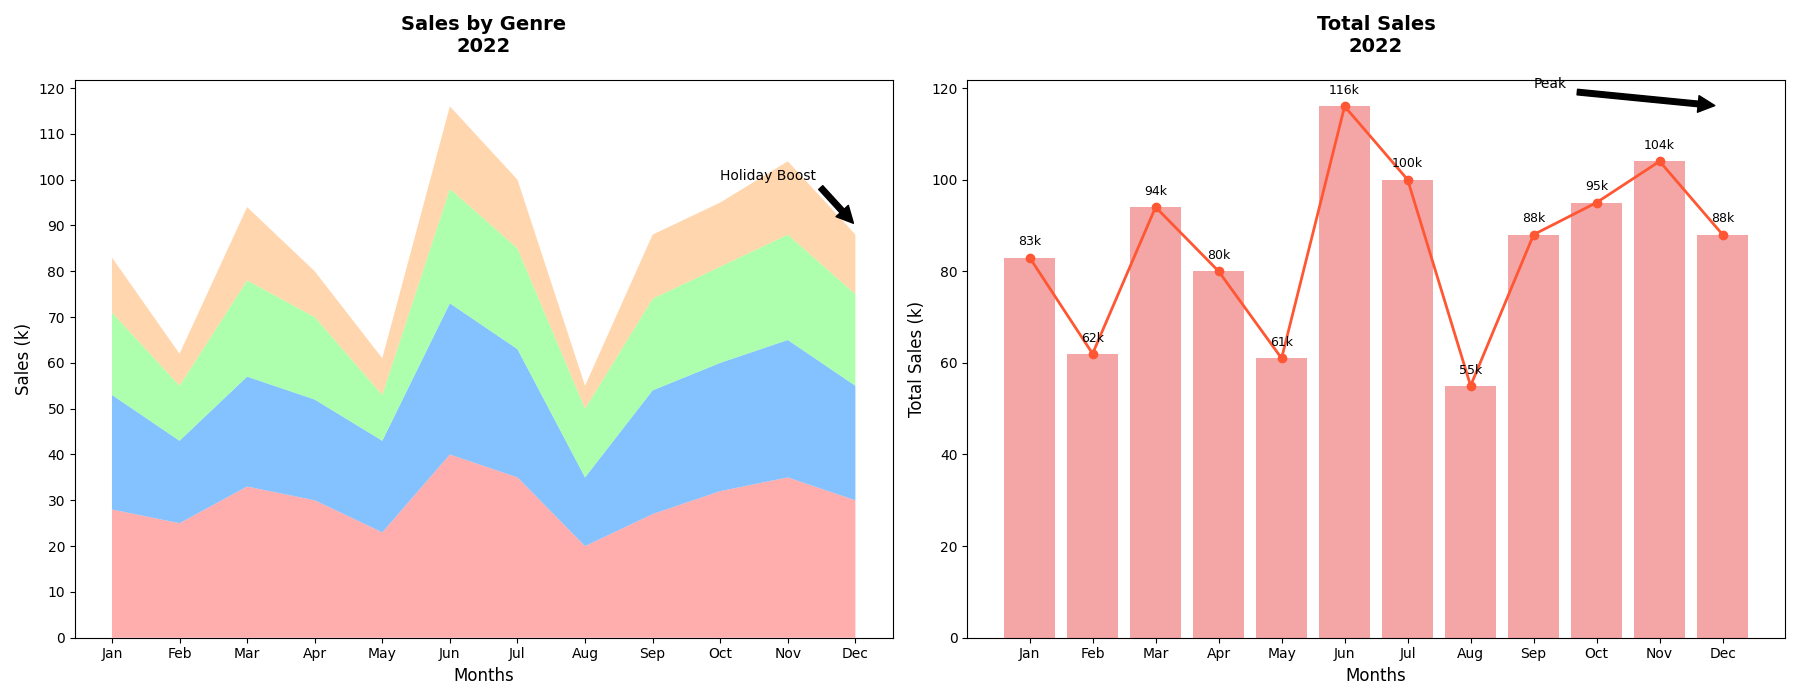

This chart was generated by the following Python code:
import matplotlib.pyplot as plt
import numpy as np

month_names = ["Jan", "Feb", "Mar", "Apr", "May", "Jun", "Jul", "Aug", "Sep", "Oct", "Nov", "Dec"]
fiction_sales = np.array([28, 25, 33, 30, 23, 40, 35, 20, 27, 32, 35, 30])
non_fiction_sales = np.array([25, 18, 24, 22, 20, 33, 28, 15, 27, 28, 30, 25])
children_sales = np.array([18, 12, 21, 18, 10, 25, 22, 15, 20, 21, 23, 20])
educational_sales = np.array([12, 7, 16, 10, 8, 18, 15, 5, 14, 14, 16, 13])

total_sales = fiction_sales + non_fiction_sales + children_sales + educational_sales

fig, axs = plt.subplots(1, 2, figsize=(18, 7))

# Stacked Area Chart
axs[0].stackplot(month_names, fiction_sales, non_fiction_sales, children_sales, educational_sales,
                 colors=['#FF9999', '#66B2FF', '#99FF99', '#FFCC99'], alpha=0.8)
axs[0].set_title("Sales by Genre\n2022", fontsize=14, fontweight='bold', pad=20)
axs[0].set_xlabel("Months", fontsize=12)
axs[0].set_ylabel("Sales (k)", fontsize=12)
axs[0].yaxis.set_ticks(np.arange(0, 130, 10))

# Total Monthly Sales Chart
axs[1].bar(month_names, total_sales, color='lightcoral', alpha=0.7)
axs[1].plot(month_names, total_sales, color='#FF5733', linewidth=2, marker='o')
axs[1].set_title("Total Sales\n2022", fontsize=14, fontweight='bold', pad=20)
axs[1].set_xlabel("Months", fontsize=12)
axs[1].set_ylabel("Total Sales (k)", fontsize=12)
for index, value in enumerate(total_sales):
    axs[1].text(index, value + 2, f'{value}k', ha='center', va='bottom', fontsize=9)

# Annotations
axs[0].annotate('Holiday Boost', xy=('Dec', 90), xytext=('Oct', 100),
                arrowprops=dict(facecolor='black', shrink=0.05), fontsize=10)
axs[1].annotate('Peak', xy=('Dec', 116), xytext=('Sep', 120),
                arrowprops=dict(facecolor='black', shrink=0.05), fontsize=10)

plt.tight_layout()
plt.show()
